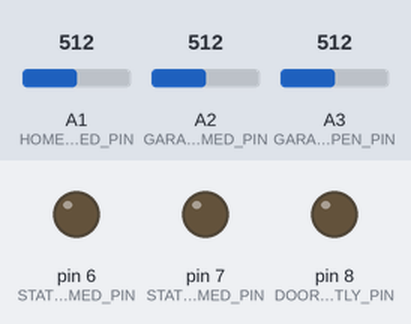
A sketch run on a simulated Arduino Uno, built with avr-gcc and run on an emulated ATmega328P. On the bench: output pins drawn as LEDs (lit = HIGH). Dashed ring = blinking. The test bench sets the inputs (shaded band); at power-on: A1 (HOME_ARMED_PIN) = 512, A2 (GARAGE_ARMED_PIN) = 512, A3 (GARAGE_DOOR_OPEN_PIN) = 512.

Above: at 1.2 s.
1.3 s: A1 (HOME_ARMED_PIN) set to 488
At 1.7 s:
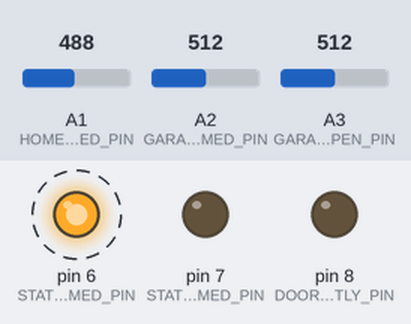
4.3 s: A2 (GARAGE_ARMED_PIN) set to 483
At 4.7 s:
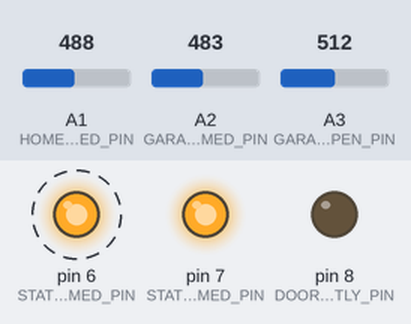
7.3 s: A3 (GARAGE_DOOR_OPEN_PIN) set to 486
At 7.7 s:
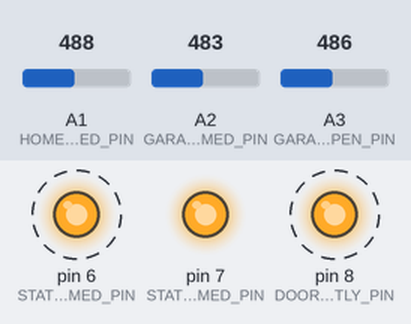
10.3 s: A1 (HOME_ARMED_PIN) set to 510
13.3 s: A2 (GARAGE_ARMED_PIN) set to 510
At 14.4 s:
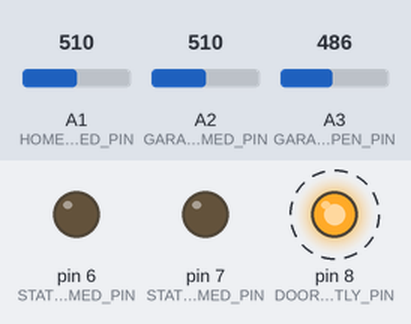
16.3 s: A1 (HOME_ARMED_PIN) set to 490
At 17.2 s:
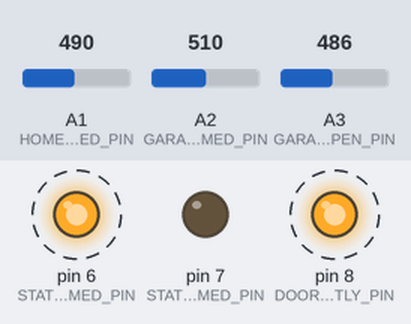
Timing chart, 0 to 20.3 s (numbered marks = the images above; inputs shaded):
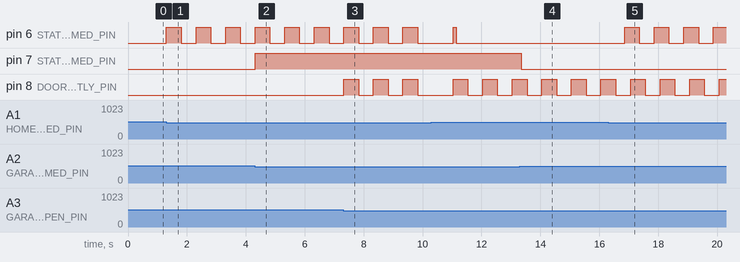

Measured:
- the behaviour switches between 500 and 499 on A1 (HOME_ARMED_PIN) (found by bisection; images 0 and 1)
- the behaviour switches between 500 and 499 on A2 (GARAGE_ARMED_PIN) (found by bisection; images 1 and 2)
- the behaviour switches between 500 and 499 on A3 (GARAGE_DOOR_OPEN_PIN) (found by bisection; images 2 and 3)
- after the input at 1.3 s, pin 6 (STATE_HOME_ARMED_PIN): alternates HIGH for 0.50 s and LOW for 0.50 s, starting at once
- after the input at 4.3 s, pin 7 (STATE_GARAGE_ARMED_PIN): LOW → HIGH at once
- after the input at 7.3 s, pin 8 (DOOR_OPENED_RECENTLY_PIN): alternates HIGH for 0.50 s and LOW for 0.50 s, starting at once
- after the input at 13.3 s, pin 7 (STATE_GARAGE_ARMED_PIN): HIGH → LOW after 0.05 s
- after the input at 16.3 s, pin 6 (STATE_HOME_ARMED_PIN): alternates HIGH for 0.50 s and LOW for 0.50 s, starting after 0.56 s

The sketch:

follower.ino
```cpp
#include "ledhelper.h"

#define HOME_ARMED_PIN A1
#define GARAGE_ARMED_PIN A2
#define GARAGE_DOOR_OPEN_PIN A3

#define KEYSWITCH_ZONE_PIN 1

#define GARAGE_ARMING_DELAY 120000
#define GARAGE_ARMING_TIMEOUT 10000

#define STATE_HOME_ARMED_PIN 6
#define STATE_GARAGE_ARMED_PIN 7
#define DOOR_OPENED_RECENTLY_PIN 8
#define ONLINE_INDICATOR_PIN 9

unsigned long lastDoorOpenTime;
unsigned long garageDoorArmingTime;
unsigned long garageDoorDisarmingTime;

unsigned long homeArmingTime;
bool wasHomeArmedBefore;

LED homeArmedPin(STATE_HOME_ARMED_PIN, 500, 500);
LED garageArmedPin(STATE_GARAGE_ARMED_PIN, 500, 500);
LED doorOpenedRecentlyPin(DOOR_OPENED_RECENTLY_PIN, 500, 500);
//LED systemOnlinePin(ONLINE_INDICATOR_PIN, 2500, 2500);

void setup() {
  lastDoorOpenTime = millis() - 600000;
  garageDoorArmingTime = millis() - 600000;
  wasHomeArmedBefore = false;

  pinMode(HOME_ARMED_PIN, INPUT_PULLUP);
  pinMode(GARAGE_ARMED_PIN, INPUT_PULLUP);
  pinMode(GARAGE_DOOR_OPEN_PIN, INPUT_PULLUP);
}

void actuateKeySwitch() {
  Serial.println("Actuating the keyswitch");
  digitalWrite(KEYSWITCH_ZONE_PIN, 1);
  delay(1000);
  digitalWrite(KEYSWITCH_ZONE_PIN, 0);
  Serial.println("Keyswitch actuated");
}

void loop() {
  // Look around for the state changes
  bool isDoorOpen = analogRead(GARAGE_DOOR_OPEN_PIN) < 500;
  bool isHomeArmed = analogRead(HOME_ARMED_PIN) < 500;
  bool isGarageArmed = analogRead(GARAGE_ARMED_PIN) < 500;

  if (isHomeArmed && !wasHomeArmedBefore) {
    wasHomeArmedBefore = true;
    homeArmingTime = millis();
  }
  if (!isHomeArmed) {
    wasHomeArmedBefore = false;
  }

  if (isDoorOpen) {
    lastDoorOpenTime = millis();
  }
  bool doorWasOpenRecently = (millis() - lastDoorOpenTime) <= GARAGE_ARMING_DELAY;
  bool homeWasArmedRecently = (millis() - homeArmingTime) <= GARAGE_ARMING_DELAY;

  // We arm the garage if the door has been closed for a while, and the home is armed,
  // and the garage is NOT armed
  if (!doorWasOpenRecently && isHomeArmed && !homeWasArmedRecently && !isGarageArmed) {
    if (millis() - garageDoorArmingTime > GARAGE_ARMING_TIMEOUT) {
      Serial.println("Garage is not armed, and the home is armed. Arming the garage partition.");
      actuateKeySwitch();
      garageDoorArmingTime = millis();
      // Allow the garage to be disarmed immediately
      garageDoorDisarmingTime = millis() - GARAGE_ARMING_TIMEOUT;
    }
  }

  if (isGarageArmed && (doorWasOpenRecently || !isHomeArmed)) {
    // Make sure we don't spam the keyswitch
    if (millis() - garageDoorDisarmingTime > GARAGE_ARMING_TIMEOUT) {
      Serial.println("Garage is armed. Disarming the garage partition.");
      actuateKeySwitch();
      garageDoorDisarmingTime = millis();
    }
  }

  // Update LEDs
  if (isHomeArmed) {
    homeArmedPin.setLedState(homeWasArmedRecently ? LED::BLINKING : LED::ON);
  } else {
    homeArmedPin.setLedState(LED::OFF);
  }
  garageArmedPin.setLedState(isGarageArmed ? LED::ON : LED::OFF);
  doorOpenedRecentlyPin.setLedState(doorWasOpenRecently ? LED::BLINKING : LED::OFF);
  //systemOnlinePin.setLedState(LED::BLINKING);

  homeArmedPin.update();
  garageArmedPin.update();
  doorOpenedRecentlyPin.update();
  //systemOnlinePin.update();
  delay(100);
}
```

ledhelper.h
```cpp
#pragma once

class LED
{
	int ledPin;
	unsigned long onTimeMillis;
	unsigned long offTimeMillis;
  bool isLedOn;

	unsigned long lastStateChangeMillis;
public:
  enum LedState {
    OFF, ON, BLINKING
  };
  LedState state;

  LED(int pin, unsigned long on, unsigned long off) : ledPin(pin), onTimeMillis(on), offTimeMillis(off) {
  	pinMode(ledPin, OUTPUT);
	  isLedOn = false;
	  lastStateChangeMillis = millis();
    state = OFF;
  }

  void setLedState(LedState state) {
    this->state = state;
  }

  void update() {
    if (state == LedState::OFF) {
      digitalWrite(ledPin, LOW);
    } else if (state == LedState::ON) {
      digitalWrite(ledPin, HIGH);
    } else if (state == LedState::BLINKING) {
      unsigned long now = millis();

      if (isLedOn && (now - lastStateChangeMillis) >= onTimeMillis) {
        isLedOn = false;
        lastStateChangeMillis = now;
        digitalWrite(ledPin, LOW);
      } else if (!isLedOn && (now - lastStateChangeMillis) >= offTimeMillis) {
        isLedOn = true;
        lastStateChangeMillis = now;
        digitalWrite(ledPin, HIGH);
      }
    }
  }
};
```
